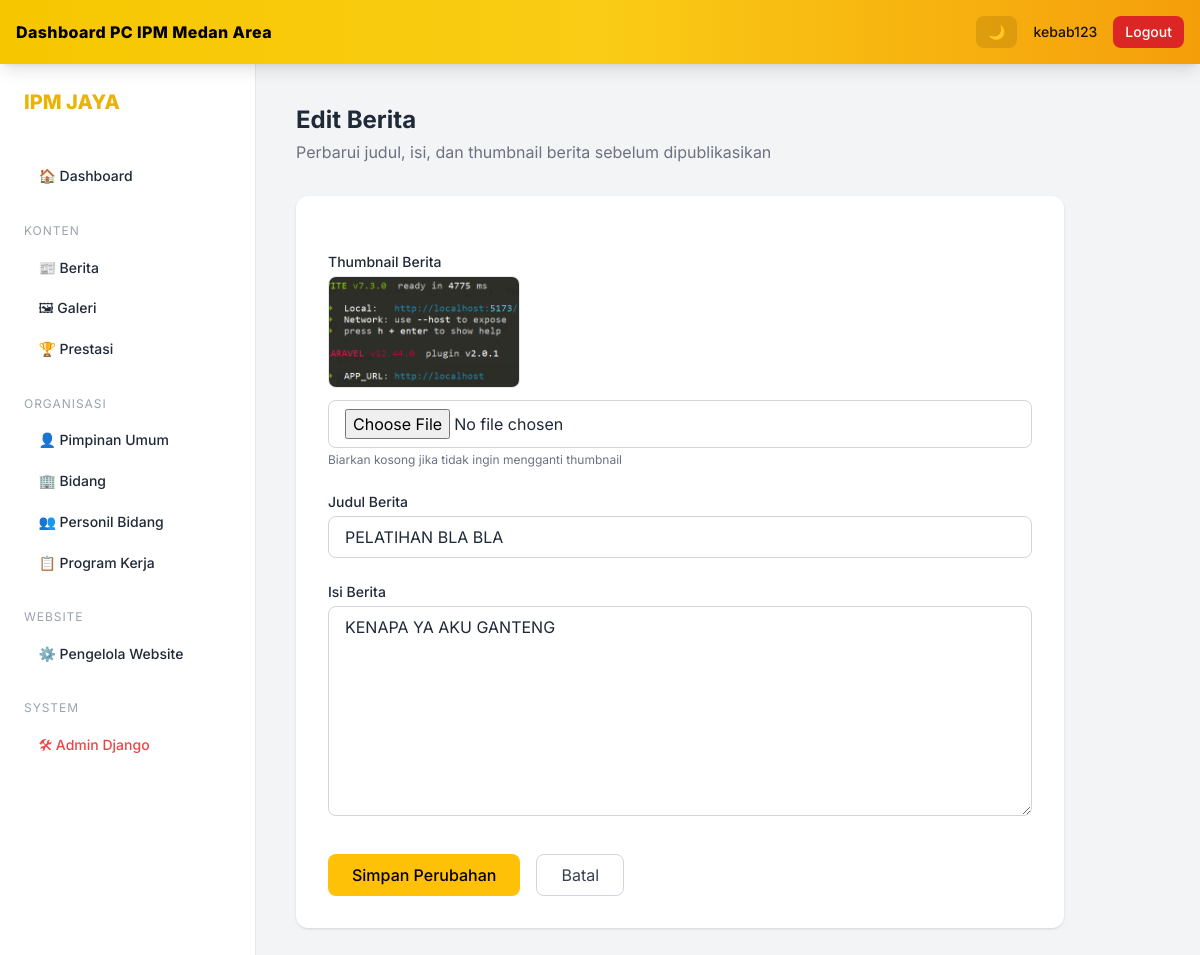
Page /editor/berita/edit/2/ (signed in) on the committed database.
### blog/models.py (models this page shows, shortened)
class Post(models.Model):
    title = models.CharField(max_length=200)
    slug = models.SlugField(unique=True)
    content = models.TextField()
    thumbnail = models.ImageField(upload_to='berita/', blank=True, null=True)
    is_published = models.BooleanField(default=False)
    created_at = models.DateTimeField(auto_now_add=True)

### blog/views_editor.py (the view, shortened to what this page needs)
@login_required
def edit_berita(request, post_id):
    if not editor_only(request.user):
        return HttpResponseForbidden("Tidak punya akses")
    post = get_object_or_404(Post, id=post_id)
    return render(
        request,
        'editor/berita/edit_berita.html',
        {'post': post}
    )

### blog/context_processors.py (called while the page is built)
def global_user_role(request):
    user = request.user
    return {
        'is_editor': (
            user.is_authenticated and
            user.groups.filter(name__in=['Dewa', 'admin']).exists()
        ),
        'is_dewa': (
            user.is_authenticated and
            user.groups.filter(name='Dewa').exists()
        ),
    }

### blog/views_editor.py (called while the page is built)
def editor_only(user):
    return (
        user.is_authenticated and
        user.groups.filter(name__in=['Dewa', 'admin']).exists()
    )

### templates/editor/berita/edit_berita.html (shortened to what this page needs)
{% extends "editor/base_editor.html" %}
{% block content %}
<div class="max-w-6xl">
  <div class="mb-8">
    <h1 class="text-2xl font-bold">Edit Berita</h1>
    <p class="text-gray-500 mt-1">
      Perbarui judul, isi, dan thumbnail berita sebelum dipublikasikan
    </p>
  </div>
  <div class="bg-white rounded-xl shadow p-8 max-w-3xl">
    <form method="POST" enctype="multipart/form-data" class="space-y-6">
      <div>
        <label class="block text-sm font-medium mb-1">
          Thumbnail Berita
        </label>
        {% if post.thumbnail %}
          <img
            src="{{ post.thumbnail.url }}"
            alt="{{ post.title }}"
            class="w-48 rounded-lg mb-3 border"
          >
        {% endif %}
        <input
          type="file"
          name="thumbnail"
          accept="image/*"
          class="w-full border border-gray-300 rounded-lg px-4 py-2"
        >
        <p class="text-xs text-gray-500 mt-1">
          Biarkan kosong jika tidak ingin mengganti thumbnail
        </p>
      </div>
      <div>
        <label class="block text-sm font-medium mb-1">
          Judul Berita
        </label>
        <input
          type="text"
          name="title"
          value="{{ post.title }}"
          required
          class="w-full border border-gray-300 rounded-lg px-4 py-2
                 focus:outline-none focus:ring-2 focus:ring-yellow-400"
        >
      </div>
      <div>
        <label class="block text-sm font-medium mb-1">
          Isi Berita
        </label>
        <textarea
          name="content"
          rows="8"
          required
          class="w-full border border-gray-300 rounded-lg px-4 py-2
                 focus:outline-none focus:ring-2 focus:ring-yellow-400"
        >{{ post.content }}</textarea>
      </div>
      <div class="flex gap-4 pt-2">
        <button
          type="submit"
          class="bg-[#FFC107] hover:bg-yellow-500 text-black
                 font-medium px-6 py-2 rounded-lg"
        >
          Simpan Perubahan
        </button>
        <a
          href="{% url 'moderasi_berita' %}"
          class="border border-gray-300 hover:bg-gray-100
                 text-gray-700 px-6 py-2 rounded-lg"
        >
          Batal
        </a>
      </div>
    </form>
  </div>
</div>
{% endblock %}

### templates/editor/base_editor.html (shortened to what this page needs)
{% load static %}
<!DOCTYPE html>
<html lang="id" class="scroll-smooth">
<head>
<script src="https://cdn.tailwindcss.com"></script>
</head>
<body class="bg-gray-100 dark:bg-slate-900 text-gray-800 dark:text-gray-100 transition-colors duration-300">
<header class="fixed top-0 inset-x-0 h-16 z-50
               bg-gradient-to-r from-[#F6C700] via-yellow-400 to-amber-500
               shadow-lg">
<div class="h-full max-w-7xl mx-auto px-4 flex items-center justify-between text-black">
<div class="flex items-center gap-3">
<div class="font-extrabold tracking-wide">
Dashboard PC IPM Medan Area
</div>
</div>
<div class="flex items-center gap-4 text-sm font-medium">
<button id="darkToggle"
class="px-3 py-1.5 rounded-lg bg-black/10 hover:bg-black/20 transition">
🌙
</button>
<span class="hidden sm:inline opacity-90">
{{ request.user.username }}
</span>
<a href="{% url 'logout' %}"
class="px-3 py-1.5 rounded-lg bg-red-600 hover:bg-red-700 text-white transition">
Logout
</a>
</div>
</div>
</header>
<div class="flex pt-16 min-h-screen">
<aside id="sidebar"
class="fixed md:relative
       w-64 bg-white dark:bg-slate-800
       border-r dark:border-slate-700
       min-h-screen p-6
       transform -translate-x-full md:translate-x-0
       transition duration-300 z-40">
<div class="mb-10">
<h1 class="text-xl font-extrabold text-yellow-500">
IPM JAYA
</h1>
</div>
<nav class="space-y-6 text-sm">
<a href="{% url 'editor_dashboard' %}" class="nav">
🏠 Dashboard
</a>
<div>
<p class="section-title">
Konten
</p>
<a href="{% url 'semua_berita' %}" class="nav">
📰 Berita
</a>
<a href="{% url 'editor_galeri' %}" class="nav">
🖼 Galeri
</a>
<a href="{% url 'editor_prestasi' %}" class="nav">
🏆 Prestasi
</a>
</div>
<div>
<p class="section-title">
Organisasi
</p>
<a href="{% url 'editor_pimpinan' %}" class="nav">
👤 Pimpinan Umum
</a>
<a href="{% url 'editor_bidang' %}" class="nav">
🏢 Bidang
</a>
<a href="{% url 'editor_personil_bidang' %}" class="nav">
👥 Personil Bidang
</a>
<a href="{% url 'editor_program_kerja' %}" class="nav">
📋 Program Kerja
</a>
</div>
<div>
<p class="section-title">
Website
</p>
<a href="{% url 'editor_pengelola' %}" class="nav">
⚙️ Pengelola Website
</a>
</div>
<div>
<p class="section-title">
System
</p>
{% if request.user.is_superuser %}
<a href="/admin/" class="nav text-red-500">
🛠 Admin Django
</a>
{% endif %}
</div>
</nav>
</aside>
<main class="flex-1 p-6 md:p-10">
{% block content %}{% endblock %}
</main>
</div>
</body>
</html>

### templates/editor/base_editor.html (style rules this page uses)
body { font-family:'Inter',sans-serif; }
.section-title { font-size:.75rem; text-transform:uppercase; letter-spacing:.08em; color:#9ca3af; margin-bottom:.4rem; }
.nav { display:flex; align-items:center; gap:.6rem; padding:.65rem .9rem; border-radius:.7rem; font-weight:500; transition:.25s; }

### rows in the picture
Post: thumbnail (picture), title "PELATIHAN BLA BLA", content "KENAPA YA AKU GANTENG"

### other values in the picture
{{ request.user.username }} "kebab123"
